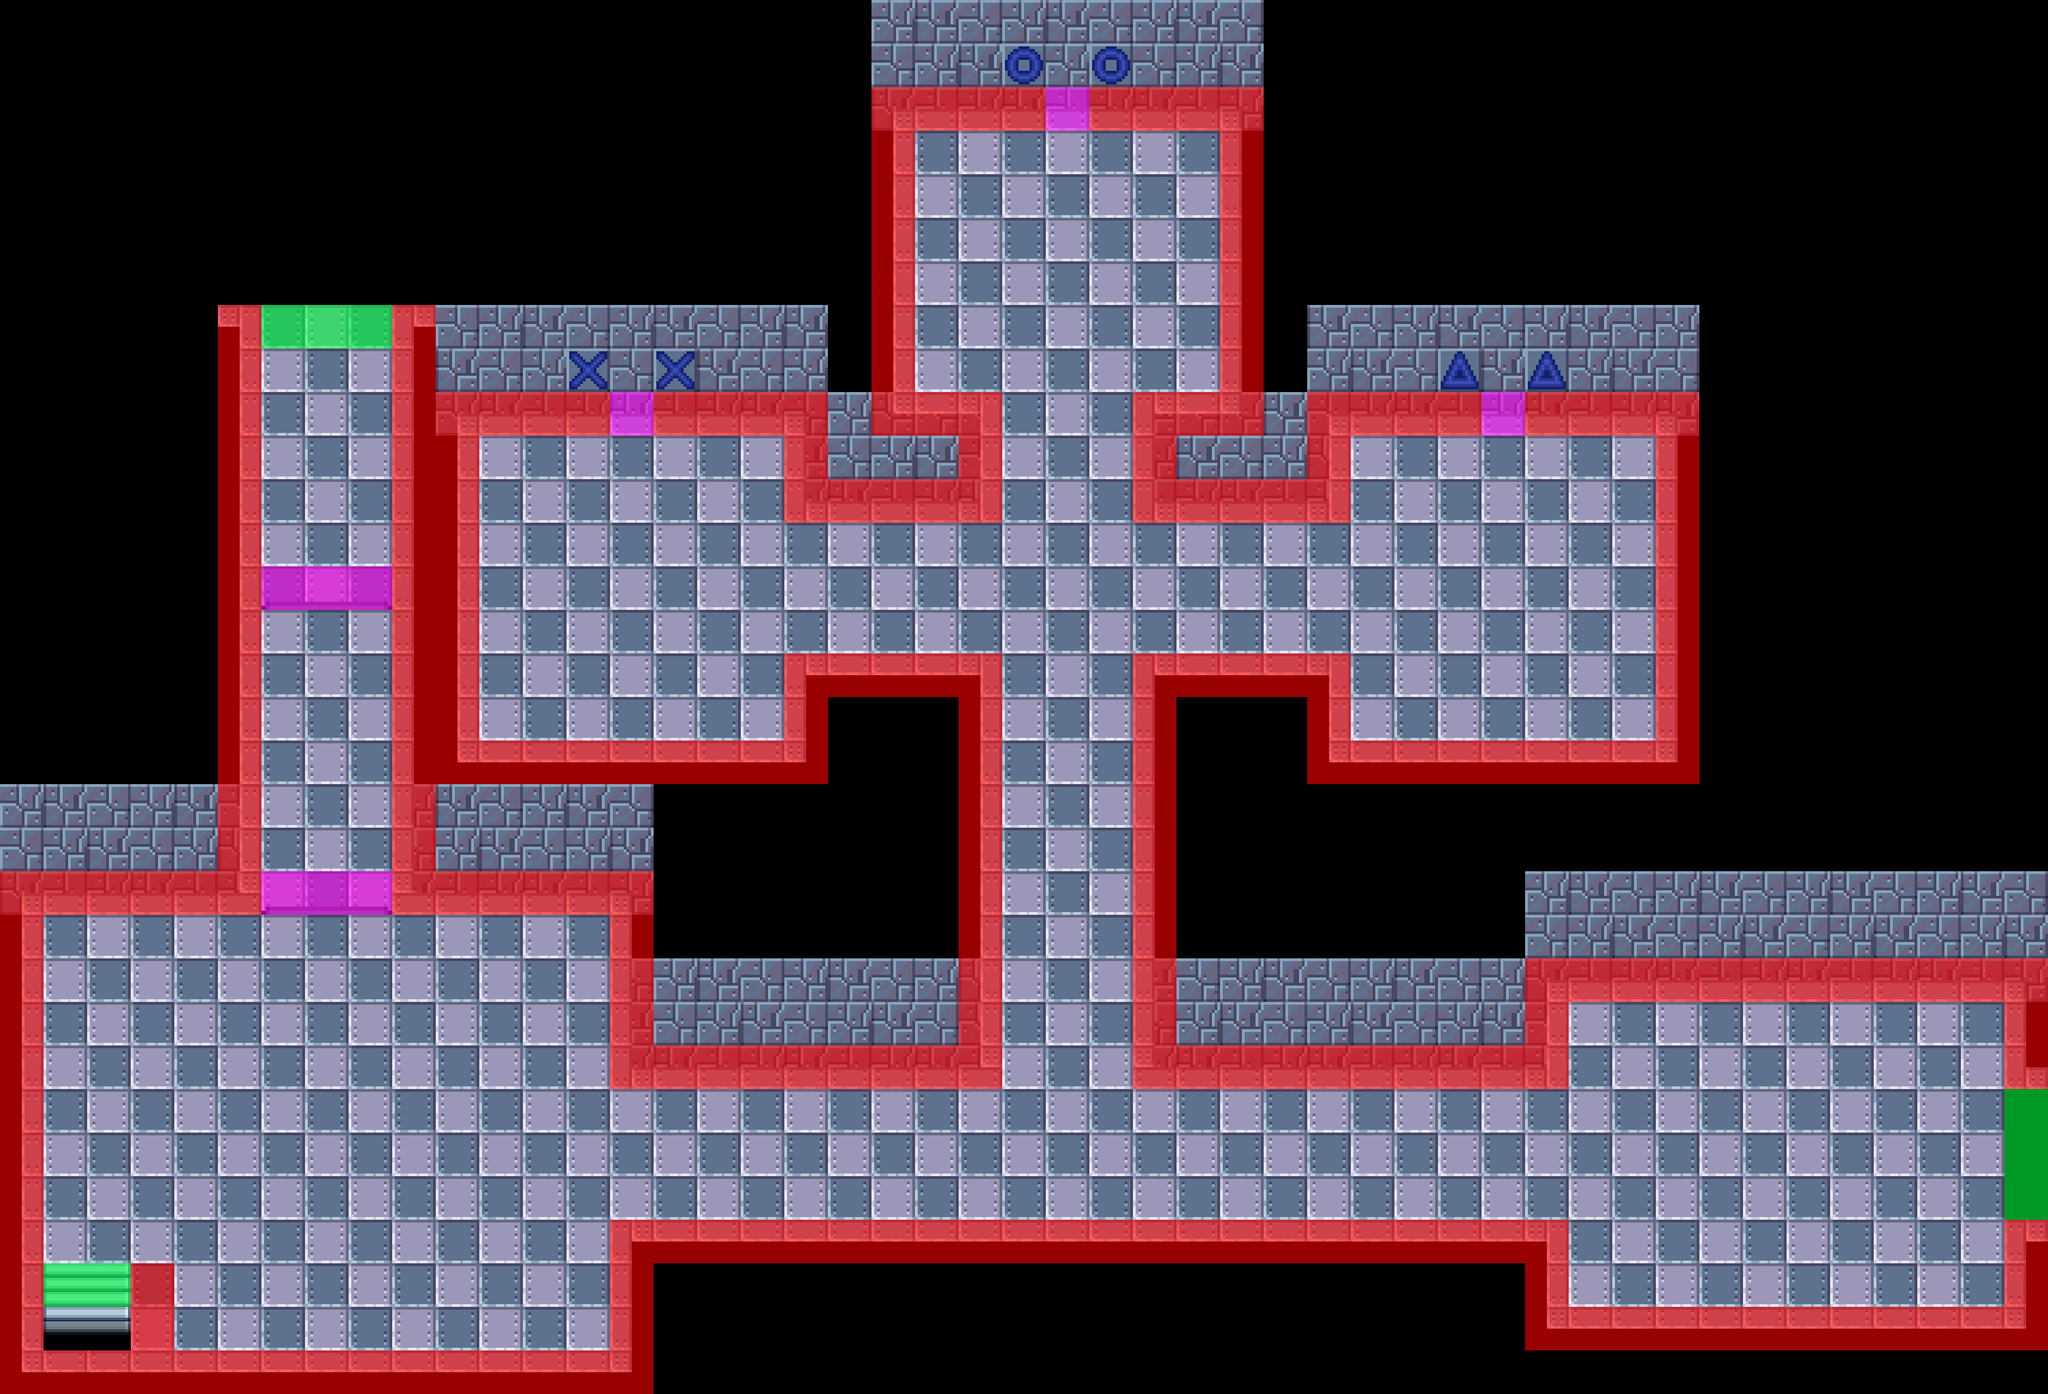

Tiled map render using the project's own tile images. Description and the map definition, with tile-layer contents summarised, below:
An orthogonal 47x32 tile map with 64x64 px tiles, 6 tile layers (Fondo, Map, Esquinas, Collisions_Door, ...) and 5 objects.

<map version="1.4" tiledversion="1.4.2" orientation="orthogonal" renderorder="right-down" width="47" height="32" tilewidth="64" tileheight="64" infinite="0" nextlayerid="26" nextobjectid="15">
 <properties>
  <property name="doorLayer" type="int" value="3" />
  <property name="interactions" type="int" value="6" />
  <property name="wallLayer" type="int" value="4" />
 </properties>
 <tileset firstgid="1" name="prop_dungeon" tilewidth="64" tileheight="64" tilecount="50" columns="10">
  <image source="prop_dungeon_v02_w.png" width="640" height="320" />
 </tileset>
 <layer id="25" name="Fondo" width="47" height="32">
  <data>[1504 cells, 263 non-empty, 6 distinct tile ids]</data>
 </layer>
 <layer id="8" name="Map" width="47" height="32">
  <data>[1504 cells, 772 non-empty, 15 distinct tile ids]</data>
 </layer>
 <layer id="24" name="Esquinas" width="47" height="32">
  <data>[1504 cells, 43 non-empty, 10 distinct tile ids]</data>
 </layer>
 <layer id="15" name="Collisions_Door" width="47" height="32">
  <properties>
   <property name="drawable" type="int" value="0" />
  </properties>
  <data>[1504 cells, 8 non-empty, 1 distinct tile ids]</data>
 </layer>
 <layer id="16" name="Collisions_Wall" width="47" height="32">
  <properties>
   <property name="drawable" type="int" value="0" />
  </properties>
  <data>[1504 cells, 257 non-empty, 1 distinct tile ids]</data>
 </layer>
 <layer id="23" name="Collisions_Interact" width="47" height="32">
  <properties>
   <property name="drawable" type="int" value="0" />
  </properties>
  <data>[1504 cells, 9 non-empty, 1 distinct tile ids]</data>
 </layer>
 <objectgroup id="18" name="Interactions">
  <object id="9" x="896.25" y="576.17" width="63.5" height="63.4091">
   <properties>
    <property name="interaction" value="cross_lever" />
   </properties>
  </object>
  <object id="10" x="2176.63" y="576.08" width="63.9545" height="63.8636">
   <properties>
    <property name="interaction" value="triangular_lever" />
   </properties>
  </object>
  <object id="11" x="384.591" y="1280.36" width="191.652" height="64.9242">
   <properties>
    <property name="interaction" value="door_boss_1" />
   </properties>
  </object>
  <object id="13" x="1536" y="128" width="64" height="64">
   <properties>
    <property name="interaction" value="circular_lever" />
   </properties>
  </object>
  <object id="14" x="384" y="832" width="192" height="64">
   <properties>
    <property name="interaction" value="door_boss_2" />
   </properties>
  </object>
 </objectgroup>
</map>
